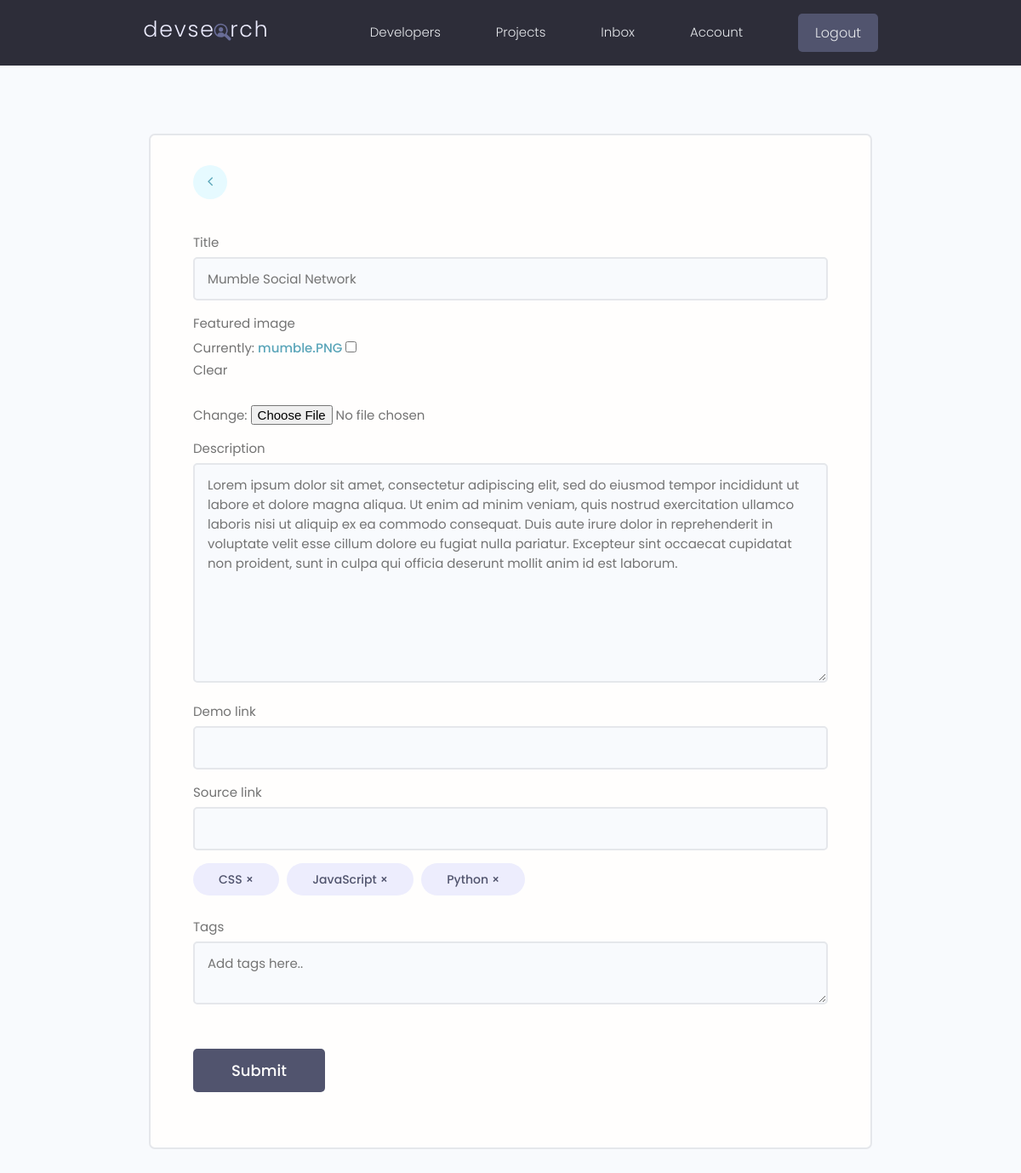
Screenshot of /projects/update-project/1c54fed6-1294-4693-bcf9-275373ea847e/ (signed in) with the database file from the repository.
### projects/models.py (models this page shows, shortened)
class Project(models.Model):
    owner = models.ForeignKey(Profile, null=True, blank=True, on_delete=models.CASCADE) # many to one relationship
    title = models.CharField(max_length=200)
    description = models.TextField(null = True, blank=True) # Can leave it empty (database, django) to know
    featured_image = models.ImageField(
        null=True, blank=True, default="default.jpg")
    demo_link = models.CharField(max_length = 2000, null = True, blank = True)
    source_link = models.CharField(max_length = 2000, null = True, blank = True)
    tags = models.ManyToManyField('Tag', blank = True) # In string to be able to add it
    vote_total = models.IntegerField(default = 0, null = True, blank = True)
    vote_ratio = models.IntegerField(default = 0, null = True, blank = True)
    created = models.DateTimeField(auto_now_add = True)
    id = models.UUIDField(default = uuid.uuid4, unique = True,
                          primary_key = True, editable = False)
    class Meta:
        ordering = ['-vote_ratio', '-vote_total', 'title'] # ordering, use - infront for descending

class Tag(models.Model):
    name = models.CharField(max_length=200)
    created = models.DateTimeField(auto_now_add = True)
    id = models.UUIDField(default = uuid.uuid4, unique = True,
                          primary_key = True, editable = False)

### projects/views.py (the view, shortened to what this page needs)
# urls.py: path('update-project/<str:pk>/', views.updateProject, name="update-project"),
@login_required(login_url="login")
def updateProject(request, pk):
    profile = request.user.profile # we get the profile of the logged in user
    project = profile.project_set.get(id=pk) # we are querying only that users projects, we are getting all the chldren/projects
    form = ProjectForm(instance=project) ## instansiate the form
    context = {'form' : form, 'project': project}
    return render(request, 'projects/project_form.html', context)

### projects/forms.py
class ProjectForm(ModelForm):
    class Meta:
        model = Project # name of model
        fields = ['title', 'featured_image', 'description', 'demo_link', 'source_link']
        widgets = {
            'tags':forms.CheckboxSelectMultiple(),
        }
    def __init__(self, *args, **kwargs):
        super(ProjectForm, self).__init__(*args, **kwargs)
        for name,field in self.fields.items():
            field.widget.attrs.update({'class' : 'input'})

### projects/templates/projects/project_form.html (shortened to what this page needs)
{% extends 'main.html' %}
{% block content %}
<main class="formPage my-xl">
    <div class="content-box">
        <div class="formWrapper">
            <a class="backButton" href="{% url 'account' %}"><i class="fa fa-angle-left""></i></a>
            <br>
            <form class="form" method="POST" enctype="multipart/form-data">
                {% for field in form %}
                <div class="form__field">
                    <label for="formInput#text">{{field.label}} </label>
                    {{field}}
                </div>
                {% endfor %}
                <div class="form__field">
                    {% for tag in project.tags.all %}
                        <div class="project-tag tag tag--pill tag--sub tag--lg" data-tag="{{tag.id}}" data-project="{{project.id}}"> {{tag.name}} &#215; </div>
                    {% endfor %}
                </div>
                <div class="form__field">
                    <label for="formInput#text">Tags</label>
                    <textarea class="input" name="newtags" placeholder="Add tags here.."></textarea>
                </div>
                <input class="btn btn--sub btn--lg  my-md" type="submit" value="Submit" />
            </form>
        </div>
    </div>
</main>
{% endblock %}

### static/styles/app.css (style rules this page uses)
:root { --color-sub: #2d2d39; }
.btn--sub { background-color: var(--color-sub-light); }
.content-box { width: 95%; max-width: 85rem; margin: 0 auto; }
.backButton { background: var(--color-main-light); color: var(--color-main); width: 4rem; height: 4rem; display: flex; align-items: center; justify-content: center; border-radius: 50%; }
.backButton i { font-size: 1.8rem; }
.formPage .formWrapper { list-style: none; background: var(--color-white); padding: 3.5rem 5rem; border: 2px solid var(--color-light); border-radius: 0.7rem; }

### static/uikit/styles/modules/_variables.css (style rules this page uses)
:root { --color-main: #5aa5b9; --color-main-light: #e6faff; --color-sub: #3f4156; --color-sub-light: #51546e; --color-sub-lighter: #ededfd; --color-text: #737373; --color-gray: #8b8b8b; --color-light: #e5e7eb; --color-light-gray: #767676; --color-bg: #f8fafd; --color-white: #fffefd; --color-white-light: #f3f3f3; --color-success: #359e64; --color-success-bg: #def8e8; --color-error: #fc4b0b; --color-error-bg: #fff2ee; --font-base: 'Poppins', arial, helvetica, 'Segoe UI', roboto, ubuntu, sans-serif; --font-monospace: 'Fira Code', 'Courier New', courier, monospace; --font-regular: 300; --font-medium: 500; --font-bold: 700; --generic-shadow: 1px 1px 5px #00000010; --generic-transition: all 0.3s ease-in-out; }

### static/uikit/styles/modules/_base.css (style rules this page uses)
* { margin: 0; padding: 0; box-sizing: border-box; text-rendering: optimizeLegibility; color: inherit; font-size: inherit; }
html { font-size: 50%; }
@media only screen and (min-width: 480px) { html { font-size: 56.25%; } }
@media only screen and (min-width: 1200px) { html { font-size: 62.5%; } }
body { line-height: 1.6; font-weight: 400; font-size: 1.5rem; color: var(--color-text); background-color: var(--color-bg); min-height: 100vh; }

### static/uikit/styles/modules/_typography.css (style rules this page uses)
* { font-family: var(--font-base); }
a { padding-bottom: 2px; text-decoration: none; display: inline-block; color: var(--color-main); font-weight: var(--font-medium); }

### static/uikit/styles/modules/_utilities.css (style rules this page uses)
.my-md { margin: 3rem auto; }
.my-xl { margin: 8rem auto; }

### static/uikit/styles/modules/_button.css (style rules this page uses)
.btn { display: inline-block; position: relative; cursor: pointer; background-color: var(--color-light); font-weight: var(--font-medium); color: var(--color-sub); text-decoration: none; padding: 1rem 2rem; border-radius: 0.5rem; border: none; width: -webkit-fit-content; width: -moz-fit-content; width: fit-content; height: -webkit-fit-content; height: -moz-fit-content; height: fit-content; font-size: 1.6rem; outline-width: 0; outline-color: transparent; -webkit-backface-visibility: hidden; backface-visibility: hidden; transition: all 0.3s ease-in-out; }
.btn--sub { background-color: var(--color-sub); color: var(--color-white); }
.btn--lg { font-size: 1.8rem; padding: 1.2rem 4.5rem; }

### static/uikit/styles/modules/_form.css (style rules this page uses)
.form { display: block; }
.form__field { margin-top: 1.5rem; margin-bottom: 1.5rem; }
.form__label, .form__field > label { display: block; margin-bottom: 0.5rem; color: var(--color-text); }
input.input[type='text'], input.input[type='email'], input.input[type='password'], input.input[type='number'], select.input, textarea.input { min-width: 24rem; width: 100%; padding: 1.2rem 1.5rem; border-radius: 0.5rem; border: 2px solid var(--color-light); transition: all 0.3s ease-in-out; background-color: var(--color-bg); }

### static/uikit/styles/modules/_tag.css (style rules this page uses)
.tag { display: inline-flex; align-items: center; background-color: var(--color-sub); height: -webkit-fit-content; height: -moz-fit-content; height: fit-content; width: -webkit-fit-content; width: -moz-fit-content; width: fit-content; border-radius: 0.5rem; padding: 0.5rem 1.5rem; font-size: 1.2rem; cursor: pointer; }
.tag:not(:last-child) { margin-right: 0.25rem; margin-bottom: 0.75rem; }
.tag--pill { border-radius: 5rem; }
.tag--sub, .tag--sub > small { background: var(--color-sub-lighter); color: var(--color-sub-light); font-weight: 500; }
.tag--lg { padding: 0.8rem 3rem; font-size: 1.4rem; }
.tag--lg:not(:last-child) { margin-right: 0.5rem; margin-bottom: 1rem; }

### rows the page displays
Project: form "Mumble Social Network" "Lorem ipsum dolor sit amet, consectetur adipiscing elit, sed do eiusmod tempor incididunt ut labore et dolore magna aliqua. Ut enim ad minim veniam, quis nostrud exercitation ullamco laboris nisi ut aliquip ex ea commodo consequat. Duis aute irure dolor in reprehenderit in voluptate velit esse cillum dolore eu fugiat nulla pariatur. Excepteur sint occaecat cupidatat non proident, sunt in culpa qui officia deserunt mollit anim id est laborum."
Tag: name "CSS"
Tag: name "JavaScript"
Tag: name "Python"

### other values shown
{{ field.label }} "Title" "Featured image" "Description" "Demo link" "Source link"
